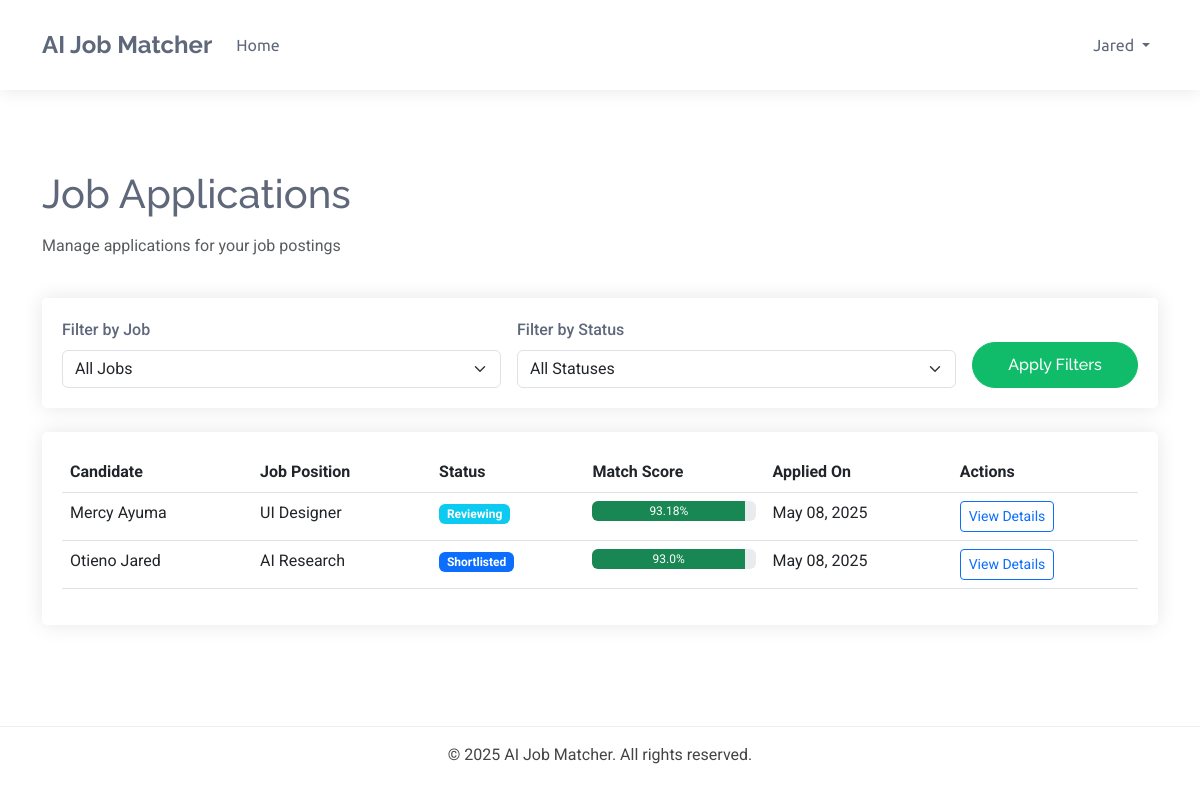
/dashboards/recruiter/applications/ (signed in), run on an earlier commit of the app's database.
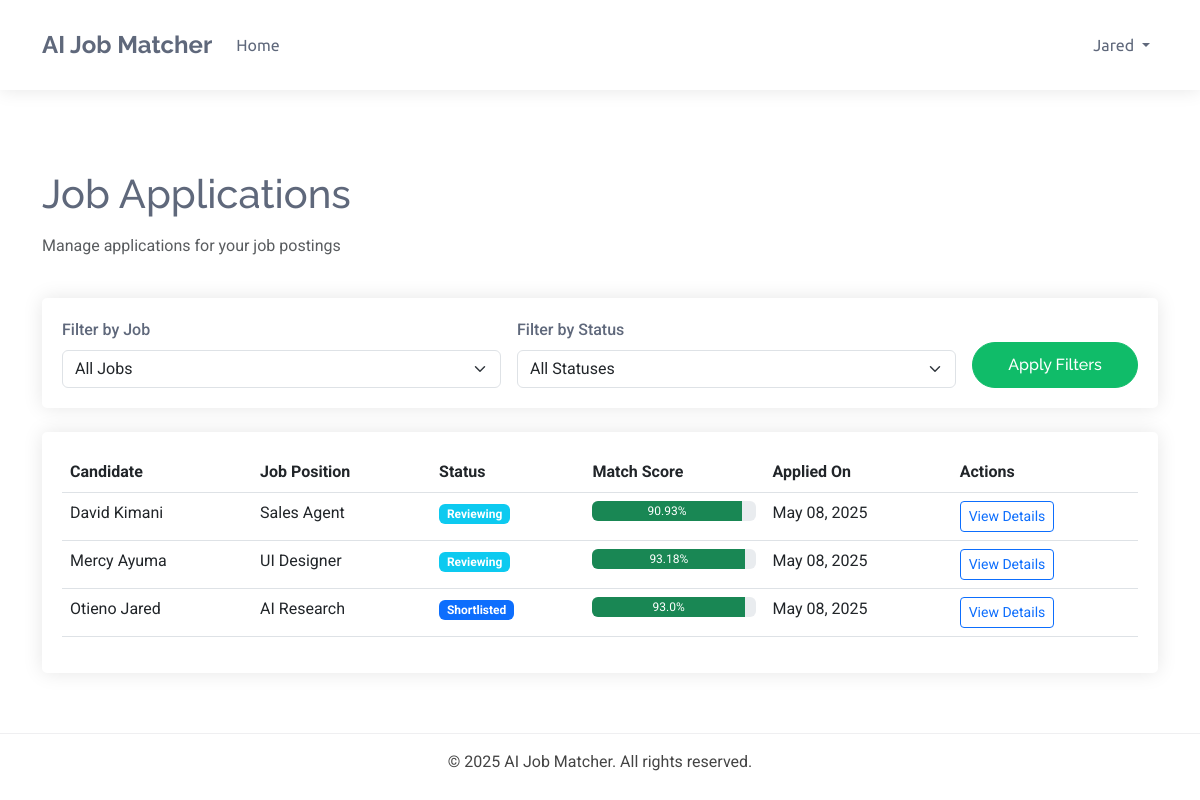
And on a later commit of the database.
### dashboards/models.py (models this page shows, shortened)
class BaseModel(models.Model):
    created_at = models.DateTimeField(auto_now_add=True)
    updated_at = models.DateTimeField(auto_now=True)
    class Meta:
        abstract = True

class JobApplication(BaseModel):
    STATUS_CHOICES = (
        ('pending', 'Pending'),
        ('reviewing', 'Reviewing'),
        ('shortlisted', 'Shortlisted'),
        ('rejected', 'Rejected'),
        ('interview', 'Interview'),
        ('offer', 'Offer Extended'),
        ('hired', 'Hired'),
        ('declined', 'Declined'),
    )
    job = models.ForeignKey(JobPosting, on_delete=models.CASCADE, related_name='applications')
    candidate = models.ForeignKey(Candidate, on_delete=models.CASCADE, related_name='applications')
    resume = models.ForeignKey(Resume, on_delete=models.CASCADE, related_name='applications', null=True, blank=True)
    cover_letter = models.TextField(_('cover letter'), blank=True, null=True)
    status = models.CharField(_('status'), max_length=20, choices=STATUS_CHOICES, default='pending')
    match_score = models.FloatField(_('match score'), validators=[MinValueValidator(0), MaxValueValidator(100)], default=0)
    recruiter_notes = models.TextField(_('recruiter notes'), blank=True, null=True)
    class Meta:
        ordering = ['-match_score', '-created_at']
        verbose_name = _('Job Application')
        verbose_name_plural = _('Job Applications')

class JobPosting(BaseModel):
    STATUS_CHOICES = (
        ('active', 'Active'),
        ('filled', 'Filled'),
        ('expired', 'Expired'),
        ('draft', 'Draft'),
    )
    recruiter = models.ForeignKey(Recruiter, on_delete=models.CASCADE, related_name='job_postings')
    title = models.CharField(_('job title'), max_length=255)
    company_name = models.CharField(_('company name'), max_length=255)
    category = models.CharField(_('job category'), max_length=100)
    description = models.TextField(_('job description'))
    requirements = models.TextField(_('job requirements'))
    responsibilities = models.TextField(_('responsibilities'))
    location = models.CharField(_('location'), max_length=255)
    salary_min = models.DecimalField(_('minimum salary'), max_digits=12, decimal_places=2, null=True, blank=True)
    salary_max = models.DecimalField(_('maximum salary'), max_digits=12, decimal_places=2, null=True, blank=True)
    experience_required = models.PositiveIntegerField(_('experience required (years)'), default=0)
    education_level = models.CharField(_('education level'), max_length=100)
    employment_type = models.CharField(_('employment type'), max_length=50)
    status = models.CharField(_('status'), max_length=20, choices=STATUS_CHOICES, default='active')
    expiry_date = models.DateField(_('expiry date'), default=timezone.now)
    skills_required = models.TextField(_('skills required'))
    embedding_vector = models.BinaryField(_('job embedding vector'), null=True, blank=True)
    class Meta:
        ordering = ['-created_at']
        verbose_name = _('Job Posting')
        verbose_name_plural = _('Job Postings')

### accounts/models.py (models this page shows, shortened)
class Profile(models.Model):
    user = models.OneToOneField(User,
                                on_delete=models.CASCADE, unique=True)
    bio = models.TextField(_('bio'), blank=True, null=True)
    profile_picture = models.ImageField(
        _("profile picture"), upload_to="profile",
        default="default.png")
    class Meta:
        abstract= True

class Candidate(Profile):
    skills = models.TextField(_('skills'), blank=True, null=True)
    education = models.TextField(_('education'), blank=True, null=True)
    experience = models.IntegerField(_('experience'), blank=True, null=True)
    location = models.CharField(max_length=255, blank=True, null=True)
    job_type_preference = models.CharField(_("job type preference"), max_length=50, blank=True, null=True)
    expected_salary = models.IntegerField(_("expected salary"), blank=True, null=True)
    availability_in_weeks = models.IntegerField(_("availability in weeks"), blank=True, null=True)

class TrackingModel(models.Model):
    created_at = models.DateTimeField(auto_now_add=True)
    updated_at = models.DateTimeField(auto_now=True)
    class Meta:
        abstract = True
        ordering = ["-created_at"]

class User(AbstractBaseUser, TrackingModel):
    username_validator = UnicodeUsernameValidator()
    Role_choices = (
        ("Administrator", "Administrator"),
        ("Recruiter", "Recruiter"),
        ("Candidate", "Candidate")
    )
    Gender_choices = (
        ("Male", "Male"),
        ("Female", "Female"),
        ("Other", "Other")
    )
    username = models.CharField(
        _('username'),
        max_length=150,
        unique=True,
        validators=[username_validator],
        error_messages={
            'unique':_("A user with that username already exists."),
        },
    )
    phoneNumberRegex = RegexValidator(regex=r"^\+?1?\d{8,15}$")
    full_name = models.CharField(_('full name'),max_length=200)
    email = models.EmailField(_('email'), unique=True, error_messages={
        'unique': ('A user with email already exists.'),
    })
    gender = models.CharField(_("gender"), max_length=10, choices=Gender_choices)
    phone = PhoneNumberField(
        _('phone number'), unique=True,validators=[phoneNumberRegex],
        blank=True, null=True, max_length=27)
    country = models.CharField(_("country"), max_length=50,
                              blank=True, null=True)
    city = models.CharField(_("city"), max_length=50,
                              blank=True, null=True)
    role = models.CharField(_('Role'), max_length=17, choices=Role_choices, default="Client")
    is_active = models.BooleanField(_('active'), default=True)
    is_admin = models.BooleanField(_('admin'), default=False)
    is_staff = models.BooleanField(_("staff"), default=False)
    timestamp = models.DateTimeField(_("timestamp"), auto_now_add=True)
    objects = CustomManager()
    USERNAME_FIELD = 'email'
    REQUIRED_FIELDS = ['username',]
    @property
    def staff(self):
        return self.staff
    @property
    def active(self):
        return self.active
    @property
    def admin(self):
        return self.admin

### dashboards/views.py (the view)
# urls.py: path('recruiter/applications/', views.applications_list, name='applications_list'),
@login_required
@user_passes_test(is_recruiter)
def applications_list(request):
    recruiter_profile = request.user.recruiter
    status_filter = request.GET.get('status', '')
    job_filter = request.GET.get('job', '')
    applications = JobApplication.objects.filter(job__recruiter=recruiter_profile)
    if status_filter:
        applications = applications.filter(status=status_filter)
    if job_filter:
        applications = applications.filter(job_id=job_filter)
    applications = applications.order_by('-created_at')
    paginator = Paginator(applications, 15)  # Show 15 applications per page
    page_number = request.GET.get('page')
    page_obj = paginator.get_page(page_number)
    jobs = JobPosting.objects.filter(recruiter=recruiter_profile)
    status_choices = JobApplication.STATUS_CHOICES
    context = {
        'page_obj': page_obj,
        'jobs': jobs,
        'status_choices': status_choices,
        'current_job': job_filter,
        'current_status': status_filter,
    }
    return render(request, 'dashboards/applications_list.html', context)

### dashboards/views.py (called while the page is built)
def is_recruiter(user):
    return user.is_authenticated and user.role == 'Recruiter'

### templates/dashboards/applications_list.html (shortened to what the changed rows need)
{% extends 'dashboards/base.html' %}
{% load static %}
{% block content %}
<div class="container mt-4">
    <div class="row mb-4">
        <div class="col">
            <h1 class="mb-3">Job Applications</h1>
        </div>
    </div>
    <div class="card">
        <div class="card-body">
            {% if page_obj %}
                <div class="table-responsive">
                    <table class="table table-hover">
                        <thead>
                            <tr>
                                <th>Candidate</th>
                                <th>Job Position</th>
                                <th>Status</th>
                                <th>Match Score</th>
                                <th>Applied On</th>
                                <th>Actions</th>
                            </tr>
                        </thead>
                        <tbody>
                            {% for application in page_obj %}
                                <tr>
                                    <td>{{ application.candidate.user.full_name }}</td>
                                    <td>{{ application.job.title }}</td>
                                    <td>
                                        <span class="badge
                                            {% if application.status == 'pending' %}bg-secondary
                                            {% elif application.status == 'reviewing' %}bg-info
                                            {% elif application.status == 'shortlisted' %}bg-primary
                                            {% elif application.status == 'rejected' %}bg-danger
                                            {% elif application.status == 'interview' %}bg-warning
                                            {% elif application.status == 'offer' %}bg-success
                                            {% elif application.status == 'hired' %}bg-success
                                            {% elif application.status == 'declined' %}bg-dark
                                            {% endif %}">
                                            {% for status_value, status_name in status_choices %}
                                                {% if status_value == application.status %}
                                                    {{ status_name }}
                                                {% endif %}
                                            {% endfor %}
                                        </span>
                                    </td>
                                    <td>
                                        <div class="progress" style="height: 20px;">
                                            <div class="progress-bar
                                                {% if application.match_score < 40 %}bg-danger
                                                {% elif application.match_score < 70 %}bg-warning
                                                {% else %}bg-success{% endif %}"
                                                role="progressbar"
                                                style="width: {{ application.match_score }}%;"
                                                aria-valuenow="{{ application.match_score }}"
                                                aria-valuemin="0"
                                                aria-valuemax="100">
                                                {{ application.match_score }}%
                                            </div>
                                        </div>
                                    </td>
                                    <td>{{ application.created_at|date:"M d, Y" }}</td>
                                    <td>
                                        <a href="{% url 'dashboards:application_detail' application.id %}" class="btn btn-sm btn-outline-primary">
                                            View Details
                                        </a>
                                    </td>
                                </tr>
                            {% endfor %}
                        </tbody>
                    </table>
                </div>
            {% else %}
                <div class="text-center py-5">
                    <h4>No applications found</h4>
                    <p class="text-muted">Try changing your filters or check back later.</p>
                </div>
            {% endif %}
        </div>
    </div>
</div>
{% endblock %}

What changed in the data, as far as the page shows it:
added JobApplication: candidate.user.full_name "David Kimani", job "Sales Agent", status_choices "Reviewing", match_score "90.93", created_at "May 08, 2025"
